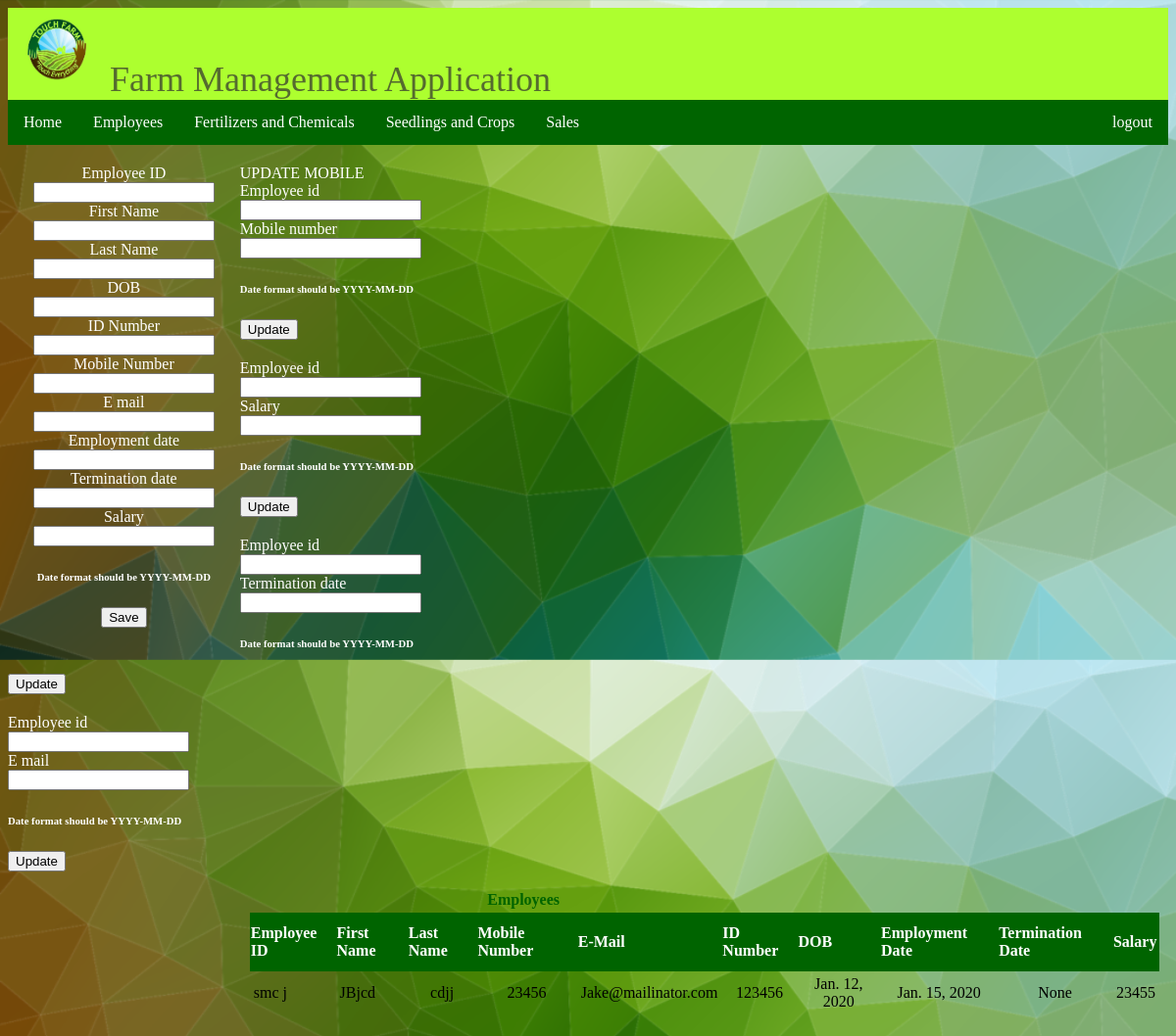
The page /employees on the database its author committed.
### farmapp/models.py (models this page shows)
class Employee(models.Model):
    Employee_ID = models.CharField(max_length=12, primary_key=True)
    First_Name = models.CharField(max_length=15)
    Last_Name = models.CharField(max_length=15)
    ID_Number = models.IntegerField()
    DOB = models.DateField()
    Mobile_Number = models.IntegerField()
    E_mail = models.EmailField()
    Employment_date = models.DateField()
    Termination_date = models.DateField(blank=True, null=True)
    Salary = models.IntegerField()

### farmapp/views.py (the view)
# urls.py: path('employees', views.employees),
def employees(request):
    form = EmployeesForm()
    form1 = UpdateMobileNumber()
    form2 = UpdateSalary()
    form3 = UpdateTerminationDate()
    form4 = UpdateEmail()
    employee = Employee.objects.all()
    try:
        if request.method == "POST":
            model = Employee()
            model.First_Name = request.POST.get('First_Name')
            model.Last_Name = request.POST.get('Last_Name')
            model.Mobile_Number = request.POST.get('Mobile_Number')
            model.E_mail = request.POST.get('E_mail')
            model.Employee_ID = request.POST.get('Employee_ID')
            model.Employment_date = request.POST.get('Employment_date')
            model.ID_Number = request.POST.get('ID_Number')
            model.DOB = request.POST.get('DOB')
            model.Salary = request.POST.get('Salary')
            if request.POST.get('Termination_date') == '':
                model.save()
            else:
                model.Termination_date = request.POST.get('Termination_date')
            message = "Employee saved"
            return render(request, 'employees.html', {'form': form, 'message': message, 'employee': employee})
    except:
        message = "Date format or date is incorrect!!"
        return render(request, 'employees.html', {'form': form, 'message': message, 'employee': employee})
    return render(request, 'employees.html', {'form': form, 'form1': form1, 'form2': form2, 'form3': form3,
                                              'form4': form4, 'employee': employee})

### farmapp/forms.py
class EmployeesForm(forms.ModelForm):
    class Meta:
        model = Employee
        fields = ['Employee_ID', 'First_Name', 'Last_Name', 'DOB', 'ID_Number', 'Mobile_Number', 'E_mail',
                  'Employment_date', 'Termination_date', 'Salary']

class UpdateMobileNumber(forms.Form):
    Employee_ID = forms.CharField(max_length=12, required=True)
    Mobile_Number = forms.IntegerField(required=True)
    class Meta:
        fields = ('Employee_ID', 'Mobile_number')

### templates/employees.html (shortened to what this page needs)
{% extends 'base.html' %}
{% load static %}
{% block head %}
    <link rel="stylesheet" type="text/css" href="{% static 'css/employees.css' %}">
{% endblock %}
{% block body %}
    <div class="newemployee">
        <form method="post" action="/employees">
            {% for field in form %}
                {{ field.label }}<br>
                {{ field }}<br>
            {% endfor %}
            <h6>Date format should be YYYY-MM-DD</h6>
            <button type="submit">Save</button>
        </form>
    </div>
    <div class="updateemployee">
        <form method="post" action="/update_mobile">
            UPDATE MOBILE<br>
            {% for field in form1 %}
                {{ field.label }}<br>
                {{ field }}<br>
            {% endfor %}
            <h6>Date format should be YYYY-MM-DD</h6>
            <button type="submit">Update</button>
        </form>
        <form method="post" action="/update_salary">
            {% for field in form2 %}
                {{ field.label }}<br>
                {{ field }}<br>
            {% endfor %}
            <h6>Date format should be YYYY-MM-DD</h6>
            <button type="submit">Update</button>
        </form>
        <form method="post" action="/update_terminationdate">
            {% for field in form3 %}
                {{ field.label }}<br>
                {{ field }}<br>
            {% endfor %}
            <h6>Date format should be YYYY-MM-DD</h6>
            <button type="submit">Update</button>
        </form>
        <form method="post" action="/update_email">
            {% for field in form4 %}
                {{ field.label }}<br>
                {{ field }}<br>
            {% endfor %}
            <h6>Date format should be YYYY-MM-DD</h6>
            <button type="submit">Update</button>
        </form>
    </div>
    <div class="employeetable">
        <table>
           <tr>
               <td colspan="6" align="center" style="color: darkgreen; font-weight: bolder;">
                   Employees
               </td>
           </tr>
            <tr style="color: darkgreen; font-weight: bold; text-align: center;">
                <th>Employee ID</th>
                <th>First Name</th>
                <th>Last Name</th>
                <th>Mobile Number</th>
                <th>E-Mail</th>
                <th>ID Number</th>
                <th>DOB</th>
                <th>Employment Date</th>
                <th>Termination Date</th>
                <th>Salary</th>
            </tr>
        {% for field in employee %}
            <tr>
                <td style="text-align: left">{{ field.Employee_ID }}</td>
                <td  style="text-align: left">{{ field.First_Name }}</td>
                <td>{{ field.Last_Name }}</td>
                <td>{{ field.Mobile_Number }}</td>
                <td>{{ field.E_mail }}</td>
                <td>{{ field.ID_Number }}</td>
                <td>{{ field.DOB }}</td>
                <td>{{ field.Employment_date }}</td>
                <td>{{ field.Termination_date }}</td>
                <td>{{ field.Salary }}</td>
        {% endfor %}
            </tr>
        </table>
    </div>
{% endblock %}

### templates/base.html (shortened to what this page needs)
{% load static %}
<html lang="en">
<head>
    <link rel="stylesheet" type="text/css" href="{% static 'css/base.css' %}">
    {% block head %}
    {% endblock %}
</head>
<body>
    <div class="topbar">
        <img src="{%  static '/images/favicon.png'%}" width="100vw" height="85vw">
        <label>Farm Management Application</label>
    </div>
    <div class="navbar">
        <ul>
            <li><a href="/">Home</a></li>
            <li><a href="/employees">Employees</a></li>
            <li><a href="/chemicals_fertilizers">Fertilizers and Chemicals</a></li>
            <li><a href="/seedling_crop">Seedlings and Crops</a></li>
            <li><a href="/sales">Sales</a></li>
            <li style="float:right"><a href="/logout">logout</a></li>
        </ul>
    </div>
    {% block body %}
    {% endblock %}
</body>
</html>

### static/css/base.css (style rules this page uses)
ul { list-style-type: none; margin: 0; padding: 0; overflow: hidden; background-color: darkgreen; }
li { float: left; }
li a { display: block; color: white; text-align: center; padding: 14px 16px; text-decoration: none; }
.topbar { background: greenyellow; }
label { font-size: 3vw; color: darkolivegreen; }

### static/css/employees.css (style rules this page uses)
table { margin-left: 10px; width: 98%; text-align: center; border-collapse: collapse; }
tr, td { padding: 4px 4px 4px 4px; }
tr:nth-child(even) { background-color: #f2f2f2; }
th { padding-top: 12px; padding-bottom: 12px; text-align: left; background-color: darkgreen; color: white; }
form { color: white; margin-top: 20px; }
body { background-image: url("../images/background-sales.jpg"); background-repeat: repeat; background-size: 100%; }
.newemployee { width: 20%; height: auto; float: left; text-align: center; }
.employeetable { float: right; text-align: center; width: 80%; overflow: auto; height: 450px; overflow-y: scroll; }

### rows shown on the page
Employee: Employee_ID "smc j", First_Name "JBjcd", Last_Name "cdjj", Mobile_Number "23456", E_mail "Jake@mailinator.com", ID_Number "123456", DOB "Jan. 12, 2020", Employment_date "Jan. 15, 2020", Termination_date "None", Salary "23455"

### other values the page prints
{{ field.label }} "Employee ID" "First Name" "Last Name" "DOB" "ID Number" "Mobile Number" "E mail" "Employment date" "Termination date" "Salary"
{{ field.label }} "Employee id" "Mobile number"
{{ field.label }} "Employee id" "Salary"
{{ field.label }} "Employee id" "Termination date"
{{ field.label }} "Employee id" "E mail"
